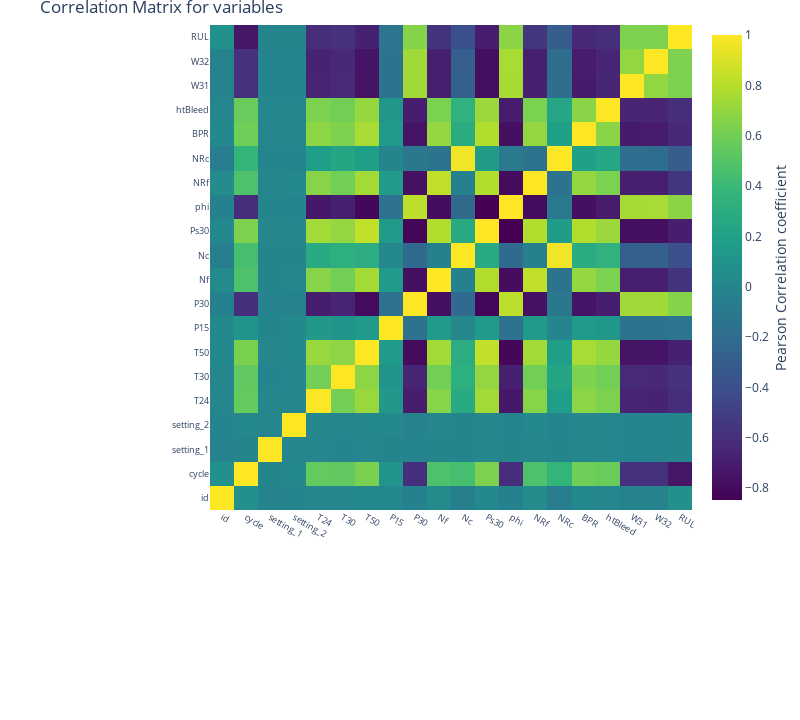

Notebook source saved alongside this figure:
### Code cell
#correlation
correlation = train_df.corr()
#tick labels
matrix_cols = correlation.columns.tolist()
#convert to array
corr_array  = np.array(correlation)

#Plotting
trace = go.Heatmap(z = corr_array,
                   x = matrix_cols,
                   y = matrix_cols,
                   colorscale = "Viridis",
                   colorbar   = dict(title = "Pearson Correlation coefficient",
                                     titleside = "right"
                                    ) ,
                  )

layout = go.Layout(dict(title = "Correlation Matrix for variables",
                        autosize = False,
                        height  = 720,
                        width   = 800,
                        margin  = dict(r = 0 ,l = 210,
                                       t = 25,b = 210,
                                      ),
                        yaxis   = dict(tickfont = dict(size = 9)),
                        xaxis   = dict(tickfont = dict(size = 9))
                       )
                  )

data = [trace]
fig = go.Figure(data=data,layout=layout)
py.iplot(fig)

### Figure 1 — Plotly figure (JSON) as saved in the notebook; plotly's stock layout.template omitted (floating-point values rounded to 4 significant figures; data arrays with more than 128 entries replaced by an {"elided": "..."} marker saying what was removed)
{"data": [{"colorbar": {"title": {"side": "right", "text": "Pearson Correlation coefficient"}}, "colorscale": [[0, "#440154"], [0.1111, "#482878"], [0.2222, "#3e4989"], [0.3333, "#31688e"], [0.4444, "#26828e"], [0.5556, "#1f9e89"], [0.6667, "#35b779"], [0.7778, "#6ece58"], [0.8889, "#b5de2b"], [1, "#fde725"]], "type": "heatmap", "x": ["id", "cycle", "setting_1", "setting_2", "T24", "T30", "T50", "P15", "P30", "Nf", "Nc", "Ps30", "phi", "NRf", "NRc", "BPR", "htBleed", "W31", "W32", "RUL"], "y": ["id", "cycle", "setting_1", "setting_2", "T24", "T30", "T50", "P15", "P30", "Nf", "Nc", "Ps30", "phi", "NRf", "NRc", "BPR", "htBleed", "W31", "W32", "RUL"], "z": {"elided": "20x20 float values"}}], "layout": {"autosize": false, "height": 720, "margin": {"b": 210, "l": 210, "r": 0, "t": 25}, "title": {"text": "Correlation Matrix for variables"}, "width": 800, "xaxis": {"tickfont": {"size": 9}}, "yaxis": {"tickfont": {"size": 9}}}}
